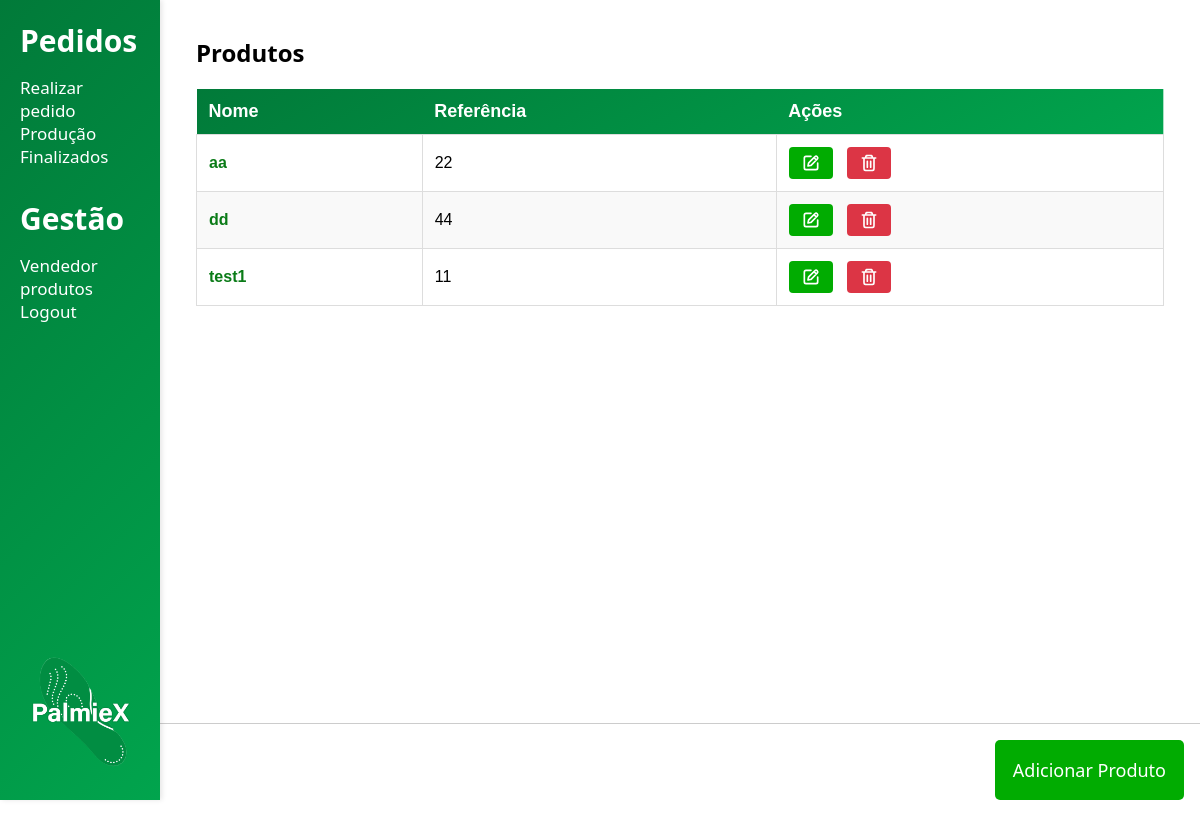
/produto/, run on an earlier commit of the app's database.
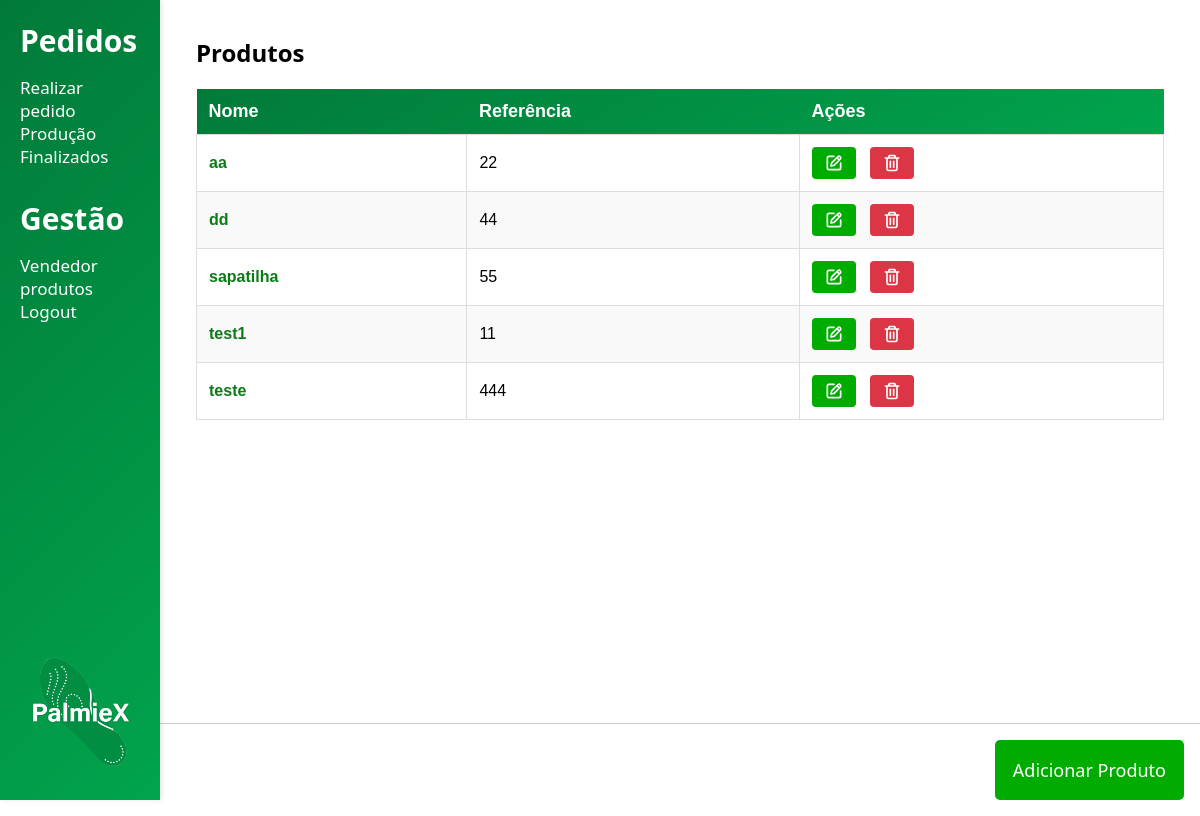
And on a later commit of the database.
### produto/models.py (models this page shows, shortened)
class Produto(models.Model):
    nome = models.CharField(max_length=100)
    codigo = models.CharField(max_length=50, unique=True)

### produto/views.py (the view)
# urls.py: path('', views.lista_produtos, name='lista_produtos'),
def lista_produtos(request):
    produtos = Produto.objects.all().order_by('nome')
    return render(request, 'produto/lista_produtos.html', {'produtos': produtos})

### templates/produto/lista_produtos.html (shortened to what this page needs)
{% extends 'base.html' %}
{% load static %}
{% block extra_css %}
    <link rel="stylesheet" href="{% static 'css/produto/listar_produtos.css' %}">
{% endblock extra_css %}
{% block content %}
    <h2>Produtos</h2>
    <table class="produtos-table">
        <thead>
            <tr class="cabecalho">
                <th>Nome</th>
                <th>Referência</th>
                <th>Ações</th>
            </tr>
        </thead>
        <tbody>
            {% for produto in produtos %}
                <tr id="produto-{{ produto.pk }}">
                    <td class="nome_produto">{{ produto.nome }}</td>
                    <td>{{ produto.codigo }}</td>
                    <td>
                        <div class="acoes">
                            <a href="{% url 'produto:editar_produto' produto.pk %}" class="btn btn-secondary">
                                <img class="edit" src="{% static 'img/edit.svg' %}" alt="Editar">
                            </a>
                            <button type="button" class="btn btn-danger delete-button" data-id="{{ produto.pk }}">
                                <img class="delete" src="{% static 'img/trash.svg' %}" alt="Deletar">
                            </button>
                        </div>
                    </td>
                </tr>
            {% empty %}
                <tr>
                    <td colspan="3">Nenhum produto cadastrado.</td>
                </tr>
            {% endfor %}
        </tbody>
    </table>
    <div class="botoesComando">
        <a href="{% url 'produto:criar_produto' %}" class="btn btn-primary adicionarProduto">Adicionar Produto</a>
    </div>
{% endblock %}

What changed in the data, as far as the page shows it:
added Produto: nome "sapatilha", codigo "55"
added Produto: nome "teste", codigo "444"
